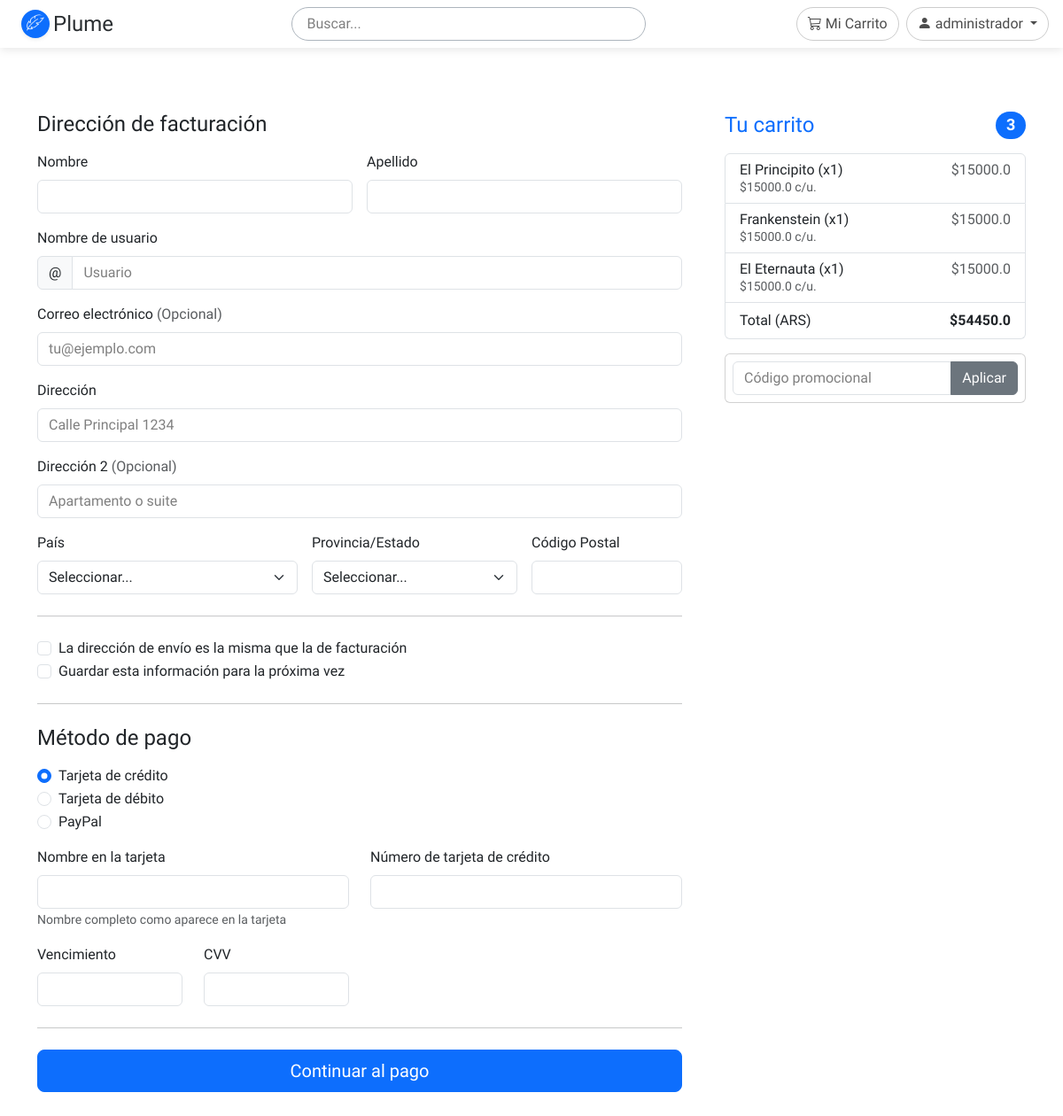
/checkout (signed in), run on an earlier commit of the app's database.
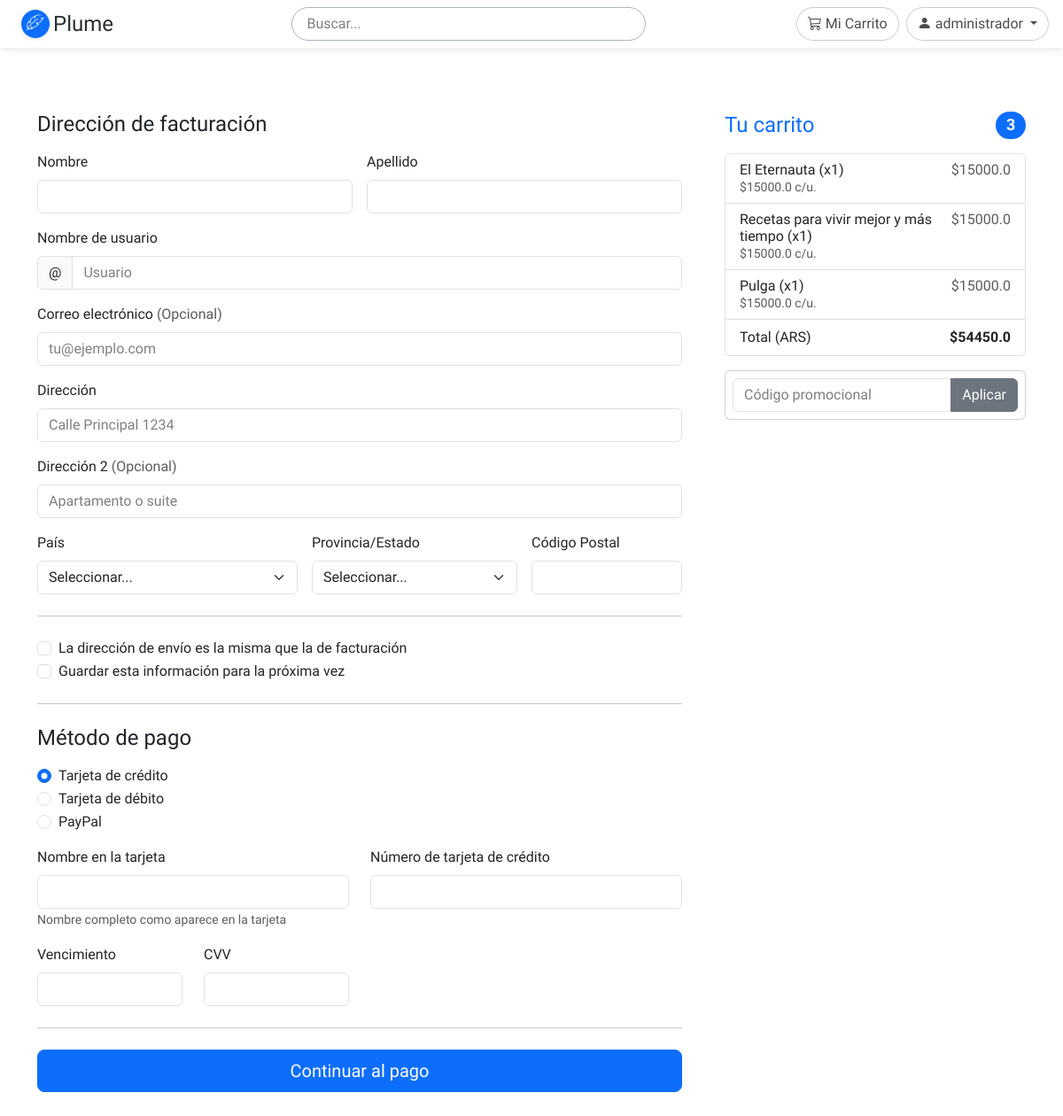
And on a later commit of the database.
### app/models/models.py (models this page shows, shortened)
class CartItem(database.Model):
    __tablename__ = 'cart_items'
    id = database.Column(database.Integer, primary_key=True)
    cart_id = database.Column(database.Integer, database.ForeignKey('carts.id'), nullable=False)
    book_id = database.Column(database.Integer, database.ForeignKey('books.id'), nullable=False)
    quantity = database.Column(database.Integer, default=1, nullable=False)
    price = database.Column(database.Float, nullable=False)  # Guardar precio en el momento de agregar
    created_at = database.Column(database.DateTime, default=database.func.now())
    book = database.relationship('Book', backref='cart_items')
    @property
    def subtotal(self):
        return self.price * self.quantity

class Book(database.Model):
    __tablename__ = 'books'
    id = database.Column(database.Integer, primary_key=True)
    title = database.Column(database.String(100), nullable=False, default='Libro')
    description = database.Column(database.Text, nullable=True)
    pages = database.Column(database.Integer, nullable=True)
    price = database.Column(database.Float, default=15000.0)
    status = database.Column(database.String(50), default='draft')  # draft, in_review, approved, published
    cover_url = database.Column(database.String(200), nullable=True)
    author_id = database.Column(database.Integer, database.ForeignKey('users.id'))
    author = database.relationship('User', backref='books')
    publish_date = database.Column(database.DateTime, default=database.func.now())
    last_update = database.Column(database.DateTime, default=database.func.now(), onupdate=database.func.now())

### app/shop/routes.py (the view)
@shop.route("/checkout")
@login_required
def checkout():
    cart = get_or_create_cart()
    if not cart.items:
        flash('Tu carrito está vacío', 'warning')
        return redirect(url_for('shop.index'))
    return render_template(
        'shop/checkout.html',
        cart = cart
    )

### app/__init__.py (called while the page is built)
def create_app():
    app = Flask(__name__)
    app.config['SQLALCHEMY_DATABASE_URI'] = 'sqlite:///database.db'
    app.config['SECRET_KEY'] = 'supersecretkey'
    database.init_app(app)
    login_manager.init_app(app)
    login_manager.login_view = "auth.login"
    login_manager.login_message_category = "info"
    with app.app_context():
        database.create_all()
    @login_manager.user_loader
    def load_user(user_id):
        return User.query.get(int(user_id))
    from app.main.routes import main
    from app.book.routes import book
    from app.auth.routes import auth
    from app.shop.routes import shop
    from app.admin.routes import admin
    app.register_blueprint(main)
    app.register_blueprint(book)
    app.register_blueprint(auth)
    app.register_blueprint(shop)
    app.register_blueprint(admin)
    return app

### app/models/models.py (called while the page is built)
    @property
    def subtotal(self):
        return sum(item.subtotal for item in self.items)

    @property
    def total(self):
        return self.subtotal * 1.21  # Con IVA del 21%

### app/templates/shop/checkout.html (shortened to what the changed rows need)
{% extends 'base.html' %}
{% block content %}
<div class="container py-5">
    <main>
        <div class="row g-5">
            <div class="col-md-5 col-lg-4 order-md-last">
                <ul class="list-group mb-3">
                    {% for item in cart.items %}
                        <li class="list-group-item d-flex justify-content-between lh-sm">
                            <div>
                                <h6 class="my-0">{{ item.book.title }} (x{{ item.quantity }})</h6>
                                <small class="text-body-secondary">${{ item.book.price }} c/u.</small>
                            </div>
                            <span class="text-body-secondary">${{ item.book.price * item.quantity }} </span>
                        </li>
                    {% endfor %}
                    <li class="list-group-item d-flex justify-content-between">
                        <span>Total (ARS)</span>
                        <strong>${{ cart.total }}</strong>
                    </li>
                </ul>
            </div>
        </div>
    </main>
</div>
{% endblock %}

What changed in the data, as far as the page shows it:
removed CartItem: book "El Principito", quantity "1", book.price "15000.0", item.book.price*item.quantity "15000.0", total "54450.0"
removed CartItem: book "Frankenstein", quantity "1", book.price "15000.0", item.book.price*item.quantity "15000.0"
added CartItem: book "Recetas para vivir mejor y más tiempo", quantity "1", book.price "15000.0", item.book.price*item.quantity "15000.0"
added CartItem: book "Pulga", quantity "1", book.price "15000.0", item.book.price*item.quantity "15000.0"
